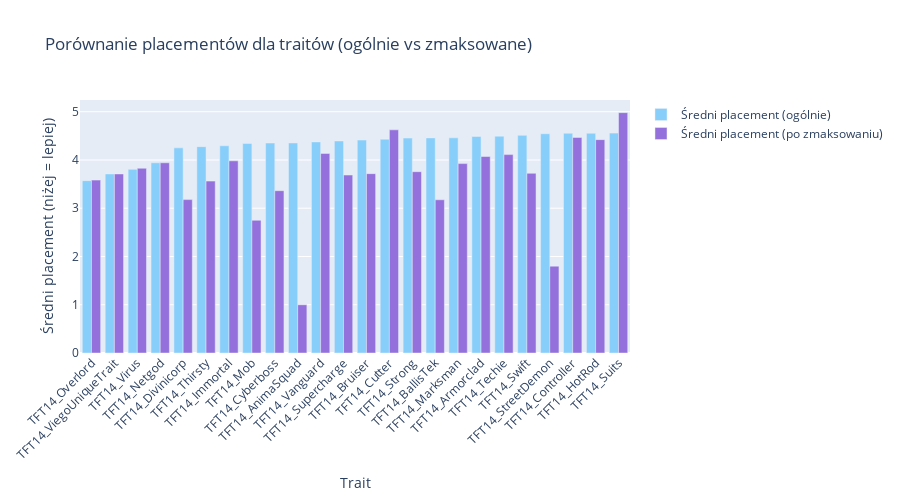

Write notebook code for a chart like this one.
### Code cell
plot_data = trait_placement_stats.dropna(subset=['avg_placement', 'avg_placement_maxed'])
plot_data = plot_data.sort_values(by='avg_placement').head(53)

fig = go.Figure()

fig.add_trace(go.Bar(
    x=plot_data['trait_name'],
    y=plot_data['avg_placement'],
    name='Średni placement (ogólnie)',
    marker_color='lightskyblue'
))

fig.add_trace(go.Bar(
    x=plot_data['trait_name'],
    y=plot_data['avg_placement_maxed'],
    name='Średni placement (po zmaksowaniu)',
    marker_color='mediumpurple'
))

fig.update_layout(
    title='Porównanie placementów dla traitów (ogólnie vs zmaksowane)',
    xaxis_title='Trait',
    yaxis_title='Średni placement (niżej = lepiej)',
    barmode='group',
    xaxis_tickangle=-45,
    height=500
)

fig.show()

### Figure 1 — Plotly figure (JSON) as saved in the notebook; plotly's stock layout.template omitted (floating-point values rounded to 4 significant figures)
{"data": [{"marker": {"color": "lightskyblue"}, "name": "Średni placement (ogólnie)", "type": "bar", "x": ["TFT14_Overlord", "TFT14_ViegoUniqueTrait", "TFT14_Virus", "TFT14_Netgod", "TFT14_Divinicorp", "TFT14_Thirsty", "TFT14_Immortal", "TFT14_Mob", "TFT14_Cyberboss", "TFT14_AnimaSquad", "TFT14_Vanguard", "TFT14_Supercharge", "TFT14_Bruiser", "TFT14_Cutter", "TFT14_Strong", "TFT14_BallisTek", "TFT14_Marksman", "TFT14_Armorclad", "TFT14_Techie", "TFT14_Swift", "TFT14_StreetDemon", "TFT14_Controller", "TFT14_HotRod", "TFT14_Suits"], "y": [3.572, 3.71, 3.806, 3.942, 4.251, 4.276, 4.294, 4.344, 4.352, 4.352, 4.374, 4.394, 4.412, 4.43, 4.453, 4.458, 4.459, 4.488, 4.494, 4.51, 4.544, 4.553, 4.554, 4.557]}, {"marker": {"color": "mediumpurple"}, "name": "Średni placement (po zmaksowaniu)", "type": "bar", "x": ["TFT14_Overlord", "TFT14_ViegoUniqueTrait", "TFT14_Virus", "TFT14_Netgod", "TFT14_Divinicorp", "TFT14_Thirsty", "TFT14_Immortal", "TFT14_Mob", "TFT14_Cyberboss", "TFT14_AnimaSquad", "TFT14_Vanguard", "TFT14_Supercharge", "TFT14_Bruiser", "TFT14_Cutter", "TFT14_Strong", "TFT14_BallisTek", "TFT14_Marksman", "TFT14_Armorclad", "TFT14_Techie", "TFT14_Swift", "TFT14_StreetDemon", "TFT14_Controller", "TFT14_HotRod", "TFT14_Suits"], "y": [3.583, 3.71, 3.829, 3.942, 3.179, 3.562, 3.982, 2.75, 3.364, 1, 4.136, 3.688, 3.716, 4.625, 3.757, 3.175, 3.925, 4.071, 4.111, 3.724, 1.8, 4.468, 4.422, 4.981]}], "layout": {"barmode": "group", "height": 500, "title": {"text": "Porównanie placementów dla traitów (ogólnie vs zmaksowane)"}, "xaxis": {"tickangle": -45, "title": {"text": "Trait"}}, "yaxis": {"title": {"text": "Średni placement (niżej = lepiej)"}}}}
